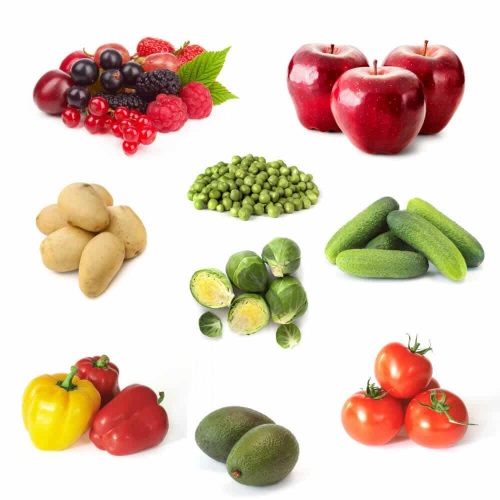
#> input picture computer-vision/test.jpg, 1000 x 1000 px (shown at 1/2 size)
$ jupyter execute annotations-cont.ipynb
#> lines starting #> are read from the running program, lines starting #| are printed output that depends on the picture
# Computer Vision Image annotations

### Import statements

[cell 1]
import cv2
import numpy as np
import matplotlib.pyplot as plt

[cell 2]
cv2.__version__

### To edit an image making a copy of it is always a good idea!

[cell 3]
# Load an imaged
original = cv2.imread("test.jpg")
#> original is the input picture: shape (1000, 1000, 3); mean B, G, R 188.5, 204.1, 223.2
# And make a copy of the original image to avoid manipulating the original image
image = original.copy()
# Convert to RGB
image = cv2.cvtColor(image, cv2.COLOR_BGR2RGB)

[Hint](# "Numpy .copy function")

## Drawing

### Drawing lines

[cell 4]
# Draw some lines on top of the image

cv2.line(image, (100,200), (100,800), color=(255,0,255), thickness=50)
cv2.line(image, (100,500), (200,500), color=(0,255,0), thickness=10)
cv2.line(image, (200,500), (400,500), color=(0,255,225), thickness=25)
plt.imshow(image)

[Hint](# "cv2.line function")

### Circles

[cell 5]
# Draw some circles on top of the image
cv2.circle(image, (250,600), radius=10, color=(255,0,0), thickness=(10))
cv2.circle(image, (500,500), radius=1, color=(0,0,255), thickness=50)
cv2.circle(image, (500,500), radius=40, color=(0,0,128), thickness=10)
plt.imshow(image)

[Hint](# "cv2.circle")

### Ellipses

[cell 6]
# Draw some elipses on top of the image
cv2.ellipse(image, (200,800), (25,150), angle=90, startAngle=0, endAngle=360, color=(128,128,0), thickness=100)
plt.imshow(image)

[Hint](# "cv2.ellipse")

### Poligons

[cell 7]
# Lets draw some poligons, first declare the points of the poligon
points = np.array( [[800,600], [800,900], [600,900], [600,600]])
points = points.reshape((-1,1,2))

[Hint](# "Example: np.array([[10,5],[120,130],[170,120],[250,210]], np.int32)")

[cell 8]
# Draw the poligon on top of the image
cv2.polylines(image, [points], True, color=(128,0,128),thickness=2 )
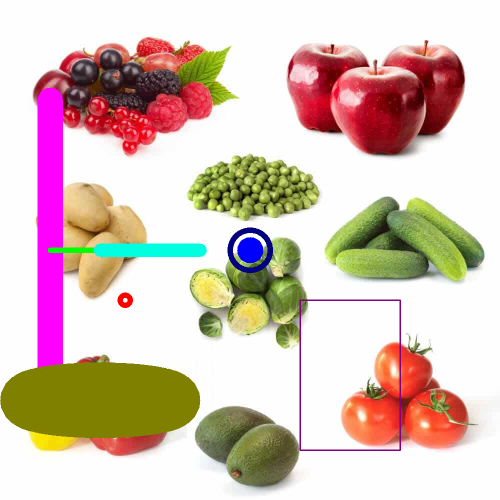
#> image: shape (1000, 1000, 3) (shown at 1/2 size); mean R, G, B 216.1, 194.5, 183.9
plt.imshow(image)

[Hint](# "cv2.polylines(img_copy,[pts],False,(255,0,0),3)")

### Add an overlay on top of an image

[cell 9]
# Load an image and create a copy of it you can call it overlay
original = cv2.imread("cropped_apples.jpg")
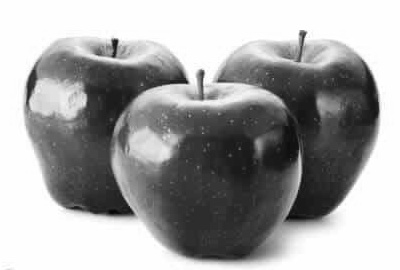
#> input picture computer-vision/cropped_apples.jpg, 400 x 270 px
#> original is the input picture: shape (270, 400, 3); min 5, max 255, mean 164
apples = original.copy()
overlay = apples.copy()
# Create a rectangle with a fill color (-1) on top of the overlay image
cv2.rectangle(overlay, (200,10), (390, 260), color=(0,128,120), thickness=-1)
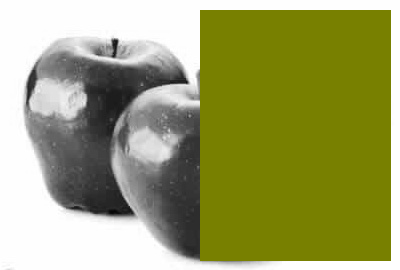
#> overlay: shape (270, 400, 3); mean B, G, R 103.1, 159.9, 156.3

# Combine both images setting some opacity on the overlay
stack = cv2.addWeighted(overlay, alpha=0.5, src2=apples, beta=0.5, gamma=0)
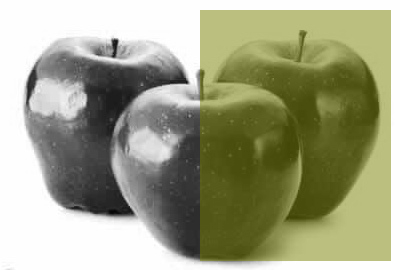
#> stack: shape (270, 400, 3); mean B, G, R 133.6, 162, 160.2
# Better method
alpha = 0.75
stack = cv2.addWeighted(overlay, alpha=alpha, src2=apples, beta=1-alpha, gamma=0)
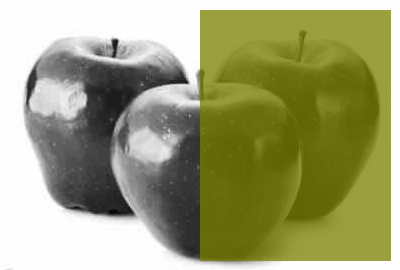
#> stack: shape (270, 400, 3); mean B, G, R 118.4, 161, 158.3
plt.imshow(stack)
# Add some text on top of the overlay and show the image on screen

[cell 10]
apples.shape
#> Out = (270, 400, 3)
